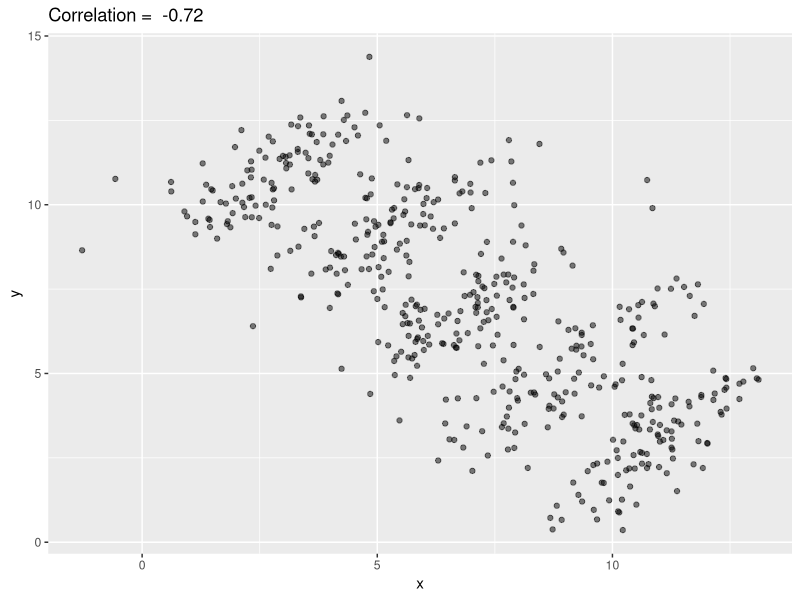
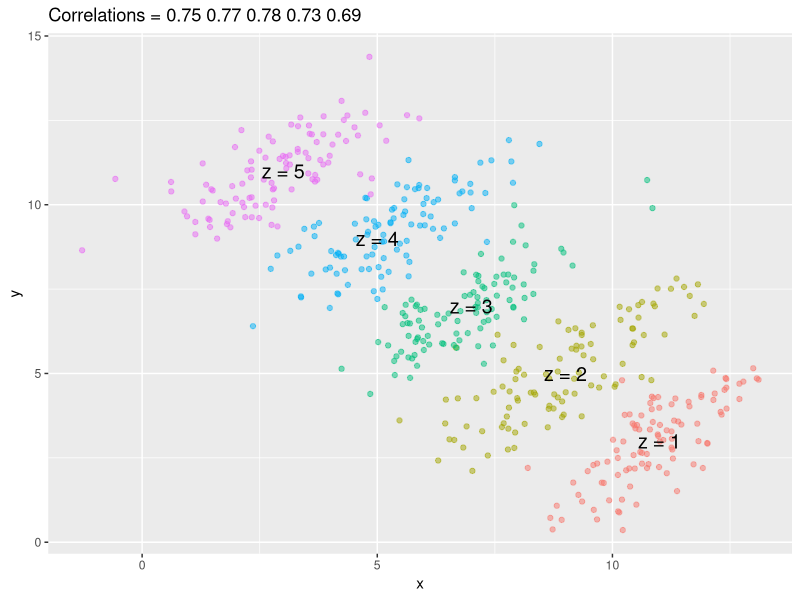

Reproduce these figures in R, in order.
# Simpson’s paradox

library(dslabs)
library(tidyverse)
library(ggplot2)

# The case we have just covered is an example of Simpson’s 
# paradox. It is called a paradox because we see the sign 
# of the correlation flip when comparing the entire 
# publication and specific strata. As an illustrative 
# example, suppose you have three random variables 
# X, Y, and Z and that we observe realizations of these.
# Here is a plot of simulated observations for X and Y 
# along with the sample correlation:

N = 100
Sigma = matrix(c(1,0.75,0.75, 1), 2, 2)*1.5
means = list(c(x = 11, y = 3), 
              c(x = 9, y = 5), 
              c(x = 7, y = 7), 
              c(x = 5, y = 9), 
              c(x = 3, y = 11))
dat = lapply(means, function(mu){
  res = MASS::mvrnorm(N, mu, Sigma)
  colnames(res) = c("x", "y")
  res
})
dat = do.call(rbind, dat) %>% 
  as_tibble() %>%
  mutate(z = as.character(rep(seq_along(means), each = N)))
dat %>% ggplot(aes(x, y)) + geom_point(alpha = .5) +
  ggtitle(paste("Correlation = ", round(cor(dat$x, dat$y), 2)))

# You can see that X and Y are negatively correlated. 
# However, once we stratify by Z (shown in different colors 
# below) another pattern emerges:

means = do.call(rbind, means) %>% 
  as_tibble() %>%
  mutate(z = as.character(seq_along(means)))

corrs = dat %>% group_by(z) %>% summarize(cor = cor(x, y)) %>% pull(cor)
dat %>% ggplot(aes(x, y, color = z)) + 
  geom_point(show.legend = FALSE, alpha = 0.5) +
  ggtitle(paste("Correlations =",  paste(signif(corrs,2), collapse=" "))) +
  annotate("text", x = means$x, y = means$y, label = paste("z =", means$z), cex = 5)  


# It is really Z that is negatively correlated with X. 
# If we stratify by Z, the X and Y are actually positively 
# correlated as seen in the plot above.
